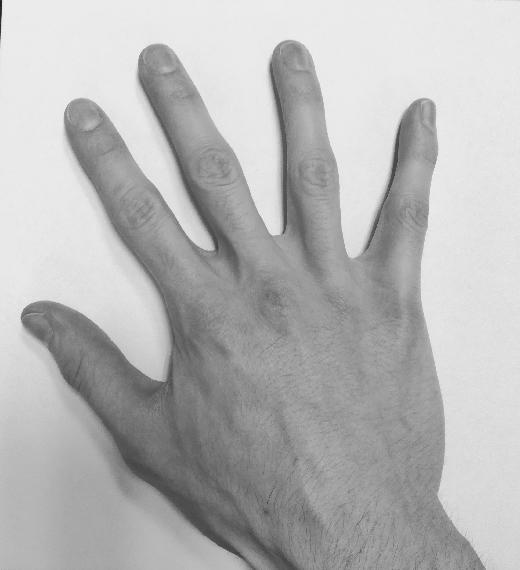
#> input picture TP-ImageRegistration-20241202/Source.jpg, 520 x 570 px
$ jupyter execute TP_ImageRegistration_Images_WAFRA.ipynb
#> lines starting #> are read from the running program, lines starting #| are printed output that depends on the picture
## Image registration

**Deadline**: Upload this notebook (rename it as 'TP-ImageRegistration-Images-YOUR-SURNAME.ipynb') to E-Campus before the deadline (see E-campus for the exact timing).

**Goal**: The goal of this notebook is to implement the algorithms seen today for pixel-based image registration. Please complete the code where you see **XXXXXXXXXXXXXX**

You will first take two pictures of your right hand into two different positions. Please keep the same topology, ie do not bend or stick together two fingers for instance.

If you can't take the pictures, you can use two pictures of my hand (see below).

[cell 1]
if 'google.colab' in str(get_ipython()):
  from google_drive_downloader import GoogleDriveDownloader as gdd
  gdd.download_file_from_google_drive(file_id='1XpgGRo839pBwIhb6h77xoG-NtHEg2DVd',
  dest_path='./Source.jpg')

  from google_drive_downloader import GoogleDriveDownloader as gdd
  gdd.download_file_from_google_drive(file_id='12FKfLjKreAksI3rEcDx4_oEn3qjAzEua',
  dest_path='./Target.jpg')
else:
  print('You are not using Colab. Please define working_dir with the absolute path to the folder where you downloaded the data')

# Please modify working_dir only if you are using your Anaconda (and not Google Colab)
# You should write the absolute path of your working directory with the data
workingDir='./'

We will use the skimage library to read and resize images, you can of course use others (openCV, pillow, scipy, etc.)

[cell 2]
from skimage.io import imread
from skimage.transform import resize

import matplotlib.pyplot as plt
from numpy import linalg as LA
import numpy as np
import scipy.ndimage

The first thing to do is to create a function that creates the transformation matrix T. Please complete the following function following the rules explained in the header of the function.

[cell 3]
def Tmatrix(scale=(1,1), rotationAngle=0, shearAngles=(0,0),translation=(0,0),elation=(0,0),reflection=(False,False)):
    '''
    Transformation matrix defined as the composition of 6 possible geometric
    transformations: Reflection (Re), Rotation (R), Scaling (S), Shear (Sh),
    Translation (T) and Elation (E).
    For the linear transformation part, we assume this composition:
        A = Re * R * S * Sh

    Inputs:
            scale: is a tuple with sx and sy (two scalar values)
            rotationAngle: is an angle in degrees (scalar value)
            shearAngles: is a tuple with the two shear angles in degrees (scalar value)
            translation: is a tuple with tx and ty (scalar values)
            elation: is a tuple containing the elation part (scalar values)
            reflection: is a tuple of Boolean values indicating wheter to reflect with respect to x and y axis

    Output:
            T: the 3x3 transformation matrix (homogeneous coordinates)
    '''

    if len(scale) != 2:
        raise ValueError("scale should be a tuple of length 2")
    if len(shearAngles)!= 2:
        raise ValueError("shearAngles should be a tuple of length 2")
    if len(translation)!= 2:
        raise ValueError("translation should be a tuple of length 2")
    if len(elation)!= 2:
        raise ValueError("elation should be a tuple of length 2")
    if len(reflection)!= 2:
        raise ValueError("reflection should be a tuple of length 2")
    if type(reflection[0])!= bool or type(reflection[1]) != bool:
        raise ValueError("reflection should contain two boolean values")
    if np.ndim(rotationAngle) != 0:
        raise ValueError("rotationAngle should be a scalar")


    # transform angles from degrees to radians

    rotationAngle = np.deg2rad(rotationAngle)
    sx, sy = shearAngles
    sx = ( sx * np.pi)/180
    sy = ( sy * np.pi)/180
    shearAngles = (sx, sy)

    # compute T

    #on définit les matrices pour les transformations linéaires

    #Re
    Re = np.array([[-1 if reflection[0] else 1,  0],[0,  -1 if reflection[1] else 1]])

    # R

    R = np.zeros((2,2))
    R[0][0] = np.cos(rotationAngle) ; R[1][1] = np.cos(rotationAngle) ; R[0][1] = - np.sin(rotationAngle); R[1][0] = np.sin(rotationAngle)

    # Scaling
    S= np.zeros((2,2))
    sx, sy = scale
    S[0][0] = sx ; S[1][1] = sy

    #Shear
    Sh = np.zeros((2,2))
    lx, ly = shearAngles
    Sh[0][0] = 1 ; Sh[1][1] = 1 ; Sh[0][1] = np.tan(lx) ; Sh[1][0] = np.tan(ly)

    # calcul de A

    A = np.dot(np.dot(np.dot(Re, R), S), Sh)

    #déterminons T

    T=np.zeros((3,3))

    #partie "linéaire"

    T[:2, :2] = A

    tx, ty = translation
    T[0][2] = tx
    T[1][2] = ty
    T[2][2] = 1


    return T

Test here, your function.

[cell 4]
## Define Transformation
T=Tmatrix(scale=(1,1), rotationAngle=40, shearAngles=(0,0),translation=(0,0),elation=(0,0),reflection=(False,False))
print(T)

Next, we need to create a function that apply the previously created transformation matrix. We will need to apply it either to 2D points, seen as a [Nx2] numpy array where N is the number of points, or to image coordinates, modeled as a [2xNxM] Numpy array where N and M are the number of rows and columns of the image respectively.

[cell 5]
def applyTransformation(T, points=None, coords=None):
    '''
    Apply geometric transformation to points or image coordinates.
    Transformation is defined by a 3x3 matrix

    Inputs:
        points: Nx2 Numpy array of points
        coordinates: 2xNxM Numpy array of image coordinates
        T: 3x3 matrix trasformation

    Output:
        pm: Nx2 points after transformation
        cm: 2xNxM image coordinates after transformation
    '''
    if points is None and coords is None:
        raise ValueError("Error ! You should provide points and/or coords")

    if points is not None:
        N,d = points.shape
        if d != 2 and N==2:
            print('WARNING ! points should be an array of dimension Nx2'+
                  ' Transposing the array')
            points=points.T
            N,d = points.shape

        if d != 2:
            raise ValueError("Error ! Function works only with 2D points")

        # Transform points into homogeneous coordinates (adding one...)

        points_h=np.insert(points,2,1,axis=1)


        # Apply transformation

        points_t = np.dot(T,points_h.T)

        # If homography, ...

        if T[2][0] != 0 or T[2][1]!=0:
          points_t = points_t / points_t[2,:]

        pm=points_t[:2,:].T

    else:
        pm=None

    if coords is not None:
        d,N,M = coords.shape

        if d != 2:
            raise ValueError("Error ! Function works only with 2D coordinates")

        p = coords.reshape((2,N*M)).T # reshape coordinates as list of points
        # Transform points into homogeneous coordinates (adding one...)
        p_h =np.concatenate((p, np.ones((N*M, 1))), axis=1)

        # Apply transformation
        coor_t=np.dot(T,p_h.T)


        # If homography, ...
        if T[2][0] != 0 or T[2][1]!=0:
          coor_t = coor_t / coor_t[2,:]


        pm = coor_t[:2, :]
        cm = pm.reshape((2,N,M))

    else:
        cm =None

    return pm,cm

Now, we can test the two functions on some data-sets of 2D points. To keep things simple, you will create two data-sets of points.

In the first one, the points will draw an ellipse (ie uniform sampling on an ellipse).
In the secon data-set, the points will draw a square (ie uniform sampling on a square).

You will then try several (at least five) different trasformations and check if your code works well.

[cell 6]
# Ellipse
theta = np.deg2rad(np.arange(0.0, 360.0, 1.0))
a=5
b=1
x =a*np.cos(theta)
y =b*np.sin(theta)
points=np.array([x, y]).T

## Define Transformation
T=Tmatrix(scale=(1,1), rotationAngle=(90), shearAngles=(0,0),translation=(1,1),elation=(0,0),reflection=(False,False))
print(T)
## Apply trasformation
moved = applyTransformation(T, points=points)[0]

fig = plt.figure(figsize=(23, 8))
ax1 = plt.subplot(1, 3, 1)
ax2 = plt.subplot(1, 3, 2)
ax1.scatter(points[:,0],points[:,1])
ax2.scatter(moved[:,0],moved[:,1])

minimum = np.min((ax1.get_xlim(),ax1.get_ylim(),ax2.get_xlim(),ax2.get_ylim()))
maximum = np.max((ax1.get_xlim(),ax1.get_ylim(),ax2.get_xlim(),ax2.get_ylim()))

ax1.set_xlim(minimum*1.2,maximum*1.2)
ax1.set_ylim(minimum*1.2,maximum*1.2)
ax2.set_xlim(minimum*1.2,maximum*1.2)
ax2.set_ylim(minimum*1.2,maximum*1.2)

fig.tight_layout()
plt.show()
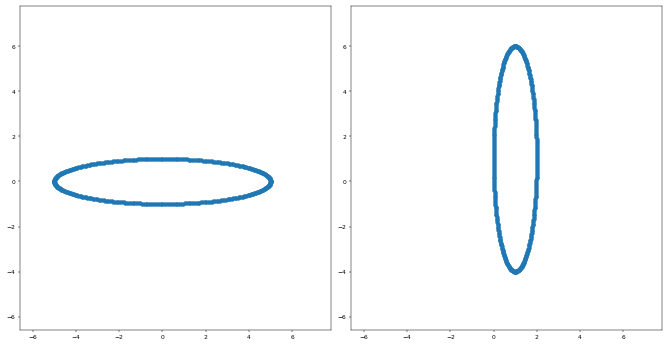
#> figure drawn by matplotlib, 2 panels

[cell 7]
# Square
#x=np.arange(-1, 1,0.2)
#y=np.arange(-1,1,0.2)
#points=np.array([x,y]).T
import numpy as np
import matplotlib.pyplot as plt

# création nuage de points pour le carré
n_points = 100
n_points_per_side = n_points
x1 = np.linspace(-1, 1, n_points_per_side)
y1 = np.full_like(x1, -1)
x2 = np.full_like(y1, 1)
y2 = np.linspace(-1, 1, n_points_per_side)
x3 = np.linspace(1, -1, n_points_per_side)
y3 = np.full_like(x3, 1)
x4 = np.full_like(y1, -1)
y4 = np.linspace(1, -1, n_points_per_side)
x = np.concatenate([x1, x2, x3, x4])
y = np.concatenate([y1, y2, y3, y4])

points = np.array([x, y]).T

## Define Transformation
T=Tmatrix(scale=(1,1), rotationAngle=40, shearAngles=(0,0),translation=(0,0),elation=(0,0),reflection=(False,False))

## Apply trasformation
moved = applyTransformation(T, points=points)[0]

fig = plt.figure(figsize=(23, 8))
ax1 = plt.subplot(1, 3, 1)
ax2 = plt.subplot(1, 3, 2)
ax1.scatter(points[:,0],points[:,1])
ax2.scatter(moved[:,0],moved[:,1])

minimum = np.min((ax1.get_xlim(),ax1.get_ylim(),ax2.get_xlim(),ax2.get_ylim()))
maximum = np.max((ax1.get_xlim(),ax1.get_ylim(),ax2.get_xlim(),ax2.get_ylim()))

ax1.set_xlim(minimum*1.2,maximum*1.2)
ax1.set_ylim(minimum*1.2,maximum*1.2)
ax2.set_xlim(minimum*1.2,maximum*1.2)
ax2.set_ylim(minimum*1.2,maximum*1.2)

fig.tight_layout()
plt.show()
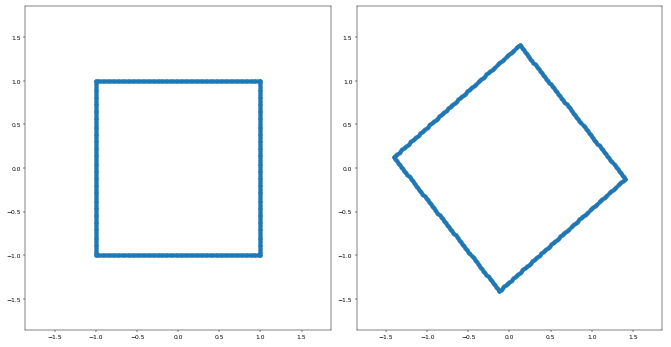
#> figure drawn by matplotlib, 2 panels

Now, we can finally move to images. Here, you can load and plot the two images of your (or mine) right hand. Pixel intensities are normalized in order to be float between 0 and 1.

[cell 8]
SourceIm = imread(workingDir + 'Source.jpg', as_gray=True)
#> SourceIm is the input picture: shape (570, 520); min 29, max 255, mean 181.6
SourceImNorm=(SourceIm - np.amin(SourceIm)) / (np.amax(SourceIm) - np.amin(SourceIm))
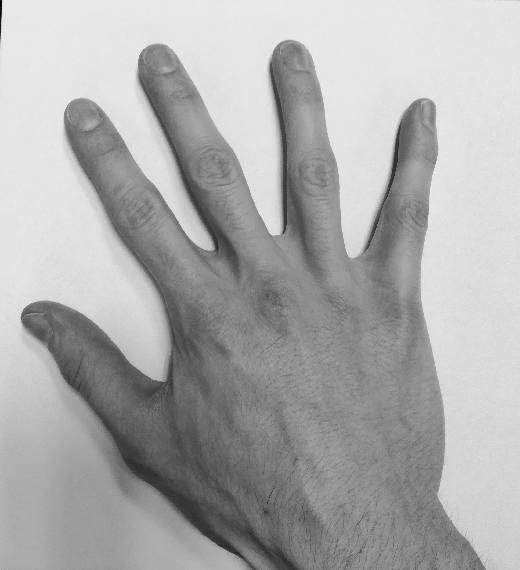
#> SourceImNorm: shape (570, 520) float64; min 0, max 1, mean 0.675
TargetIm = imread(workingDir + 'Target.jpg', as_gray=True)
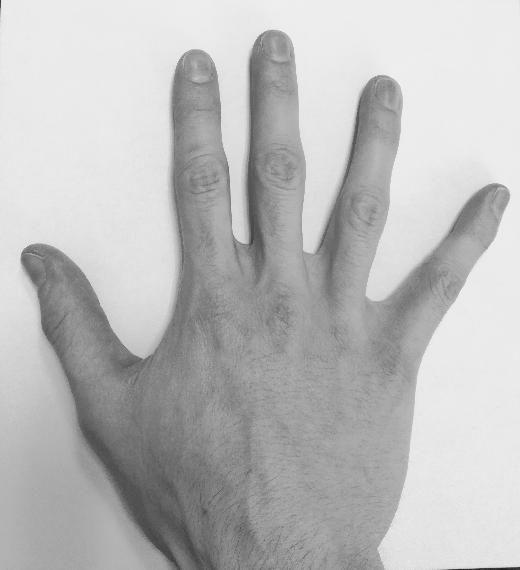
#> input picture TP-ImageRegistration-20241202/Target.jpg, 520 x 570 px
#> TargetIm is the input picture: shape (570, 520); min 29, max 250, mean 187.2
TargetImNorm=(TargetIm - np.amin(TargetIm)) / (np.amax(TargetIm) - np.amin(TargetIm))

fig = plt.figure(figsize=(10, 10))
ax1 = plt.subplot(1, 2, 1)
ax2 = plt.subplot(1, 2, 2)
ax1.imshow(SourceImNorm, cmap='gray')
ax1.set_title('Source image')
ax2.imshow(TargetImNorm, cmap='gray')
ax2.set_title('Target image')
plt.show()

In the following function, you will code the forward warping technique with point splatting.

Theoretically, an image could be associated with a coordinate chart giving the real-world coordinates of each pixel. However, the problem becomes more difficult and in many applications we do not actually have this coordinate chart. Here, you will simply consider the coordinate of a pixel as its row and column position.

In the forward warping, as seen during the lecture of this morning, the coordinates of a pixel of a source image $I$ might not be warped exactly onto the output grid. When it falls within the grid, but not on the grid, we assign (ie splat) the pixel intensity of $I$ to the four neighbour 'corners' of the output grid.

These contributions must be weighted and for this reason a typical solution is to create an 'accumulator'. This is an array of the same size of the output grid which quantifies the number of contributions that each corner of the output grid has received. By simply dividing by the number of contributions (output grid ./ accumulator), we obtain at each corner of the output grid an averaged estimate of the intensity of the transformed image.

[cell 9]
def ForwardWarping(I,T,coords=None,outputShape=None):
    '''
    Apply forward warping to an image I based on a transformation T.
    Transformation is defined by a 3x3 matrix T

    Inputs:
        I: image to transform
        T: 3x3 matrix transformation
        coords: coordinates of the image. If None, the coordinates of a pixel
                are automatically its row and column position
        outputShape: defines the shape of the transformed image.
                     It can be 'None', same shape as the input image I or 'BB',
                     bounding box of the transformed image I_T,  or a tuple/numpy
                     array with 4 elements (min x, max x, min y, max y)

    Output:
        J: transformed image
    '''

    if coords is None:
      coords = np.mgrid[0:I.shape[0], 0:I.shape[1]] # coordinates of the image I
      cm = applyTransformation(T,coords=coords)[1]

      if outputShape is None:
          outputShape=(0,I.shape[0],0,I.shape[1])

      elif outputShape == 'BB':
          #Find extremities bounding box
          bx=int(np.floor(np.min(cm[0,:,:])))
          ux=int(np.ceil(np.max(cm[0,:,:])))
          by=int(np.floor(np.min(cm[1,:,:])))
          uy=int(np.ceil(np.max(cm[1,:,:])))
          outputShape=(bx,ux,by,uy)

      elif isinstance(outputShape, tuple):
          if len(outputShape) != 4:
              raise ValueError("Error ! outputShape should be of length 4")

      elif isinstance(outputShape, np.ndarray):
          if len(outputShape) != 4:
              raise ValueError("Error ! outputShape should be of length 4")
      else:
          raise ValueError("Error ! outputShape should be None, 'BB' or a tuple/numpy array with 4 elements")

      J=np.zeros((outputShape[1]-outputShape[0], outputShape[3]-outputShape[2]))  # transformed image
      acc= np.zeros((outputShape[1]-outputShape[0], outputShape[3]-outputShape[2])) # accumulator

      for i in range(I.shape[0]):
          for j in range(I.shape[1]):

              # transformed coordinate of a pixel
              p=cm[:,i,j]
              x=p[0]
              y=p[1]

              # Check if point is inside outputShape
              if outputShape[0] <= x < outputShape[1]-1 and outputShape[2] <=y < outputShape[3]-1:

                  # translate if necessary, since output image will start from (0,0)
                  # it basically shifts transformed points in the positive quadrant
                  if outputShape[0]<0:
                      x=x+abs(outputShape[0])

                  if outputShape[2]<0:
                      y=y+abs(outputShape[2])

                  # Look for the four corners
                  bl=( int(np.floor(x)),int( np.floor(y)) ) # bottom left
                  br=( int(np.floor(x)+1), int(np.floor(y)) ) # bottom right
                  ul=( int(np.floor(x)), int(np.floor(y)+1)) # up left
                  ur=( int(np.floor(x)+1), int(np.floor(y)+1) ) # up right

                  # Update J and acc
                  J[bl]+=I[i,j];J[br]+=I[i,j];J[ul]+=I[i,j];J[ur]+=I[i,j]

                  acc[bl]+=1; acc[br]+=1;    acc[ul]+=1; acc[ur]+=1

      acc[acc==0]=1
      J=np.divide(J,acc)

    else:
        raise ValueError("Error ! Still not implemented")

    return J

Let's test your implementation of the forward warping with the right hand image. Test with at least 5 different transformation matrices (try different configurations).

[cell 10]
# Resize image (to make it faster...)
X= resize(SourceImNorm, (250,250), anti_aliasing=True)
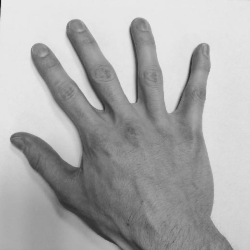
#> X: shape (250, 250) float64; min 0.0932, max 0.922, mean 0.675
T=Tmatrix(scale=(1,1), rotationAngle=0, shearAngles=(45,37),translation=(0,0),elation=(0,0),reflection=(False,False))
print('The transformation matrix T is:\n', T)

Xmf=ForwardWarping(X,T,outputShape=None)
#> after the loop in ForwardWarping, `for i in range(I.shape[0]):`:
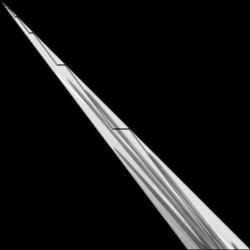
#> J: shape (250, 250) float64; min 0, max 16.26, mean 1.46; drawn with min black and max white
#> after the loop in ForwardWarping, `for i in range(I.shape[0]):`:
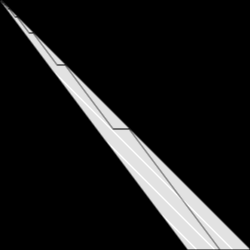
#> acc: shape (250, 250) float64; min 0, max 18, mean 2; drawn with min black and max white
#> after the loop in ForwardWarping, `for i in range(I.shape[0]):`: bl = (248, 186); br = (249, 186); ul = (248, 187); ur = (249, 187)
#> in ForwardWarping, `J=np.divide(J,acc)`:
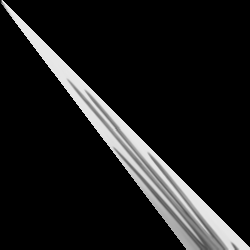
#> J: shape (250, 250) float64; min 0, max 0.922, mean 0.104

fig = plt.figure(figsize=(15, 15))
ax1 = plt.subplot(1, 2, 1)
ax2 = plt.subplot(1, 2, 2)
ax1.imshow(X, cmap='gray')
ax1.set_title('Source image')
ax2.imshow(Xmf, cmap='gray')
ax2.set_title('Forward warped image')
plt.show()

Now, we can implement the Inverse Warping (what is usually used as seen this morning).

As before, you will not use external coordinates, the coordinates of a pixel will be its row and column position.

For the interpolation step, you will implement and use the nearest neighbour tehcnique but you can implement and use otherw (e.g. bilinear, cubic, etc.) if you wish.

[cell 11]
def nearestNeighboutInterp(pM,I,coords=None):
    '''
    Nearest Neighbout interpolation

    Inputs:
        pM: 2D point defining the coordinates to interpolate
        I: image used for interpolation
        coords: coordinates of the image. If None, the coordinates of a pixel
                are automatically its row and column position

    Output:
        value: interpolated value at pM
    '''

    if coords is None:
        # row and column of pM
        r = pM[0]
        c = pM[1]

        # check if r and c are within the domain of I (I.shape)
        if 0<r< I.shape[0]-1 and 0<c< I.shape[1]-1:
                value = I[int(np.round(r)), int(np.round(c))]
        else:
            value=0

    else:
        raise ValueError("Error ! Still not implemented")
        value=0

    return value

def InverseWarping(I,T,coords=None,outputShape=None):
    '''
    Apply inverse warping to an image I based on a transformation T.
    Transformation is defined by a 3x3 matrix

    Inputs:
        I: image to transform
        T: 3x3 matrix trasformation
        coords: coordinates of the image. If None, the coordinates of a pixel
                are automatically its row and column position
        outputShape: defines the shape of the transformed image.
                     It can be 'None', same shape as the input image I or 'BB',
                     bounding box of the transformed image I_T,  or a tuple/numpy
                     array with 4 elements (min x, max x, min y, max y)


    Output:
        J: transformed image
    '''

    if coords is None:

        if outputShape is None:
            outputShape=(0,I.shape[0],0,I.shape[1])

        elif outputShape == 'BB':
            coords = np.mgrid[0:I.shape[0], 0:I.shape[1]] # coordinates
            cm = applyTransformation(T,coords=coords)[1]
            #Find extremities bounding box
            bx=int(np.floor(np.min(cm[0,:,:])))
            ux=int(np.ceil(np.max(cm[0,:,:])))
            by=int(np.floor(np.min(cm[1,:,:])))
            uy=int(np.ceil(np.max(cm[1,:,:])))
            outputShape=(bx,ux,by,uy)

        elif isinstance(outputShape, tuple):
            if len(outputShape) != 4:
                raise ValueError("Error ! outputShape should be of length 4")

        elif isinstance(outputShape, np.ndarray):
            if len(outputShape) != 4:
                raise ValueError("Error ! outputShape should be of length 4")
        else:
            raise ValueError("Error ! outputShape should be None, 'BB' or a tuple/numpy array with 4 elements")

        J= np.zeros((outputShape[1]-outputShape[0], outputShape[3]-outputShape[2]))

        for i in range(J.shape[0]):
            for j in range(J.shape[1]):

                p=[i,j] # coordinate of a pixel to transform
                pM = np.dot(np.linalg.inv(T),np.array([i,j,1]).T).T # transformed coordinate

                if pM[-1] != 0:
                  pM = [pM[0]/pM[2],pM[1]/pM[2]] # normalization in case of homography

                  # shifting since the first pixel will be in (0,0) in the output image
                  if outputShape[0]<0:
                      x=i+abs(outputShape[0])
                  else:
                      x=i
                  if outputShape[2]<0:
                      y=j+abs(outputShape[2])
                  else:
                      y=j

                  J[x,y]=nearestNeighboutInterp(pM,I)

    else:
        raise ValueError("Error ! Still not implemented")

    return J

Let's test the inverse warping and compare it with the implementation of scipy. Test with at least 5 different transformation matrices (try different onfigurations).
Be careful, the implementation of scipy works only with affine transformations.
You can use other implementations from opencv or skimage (even for the projective transformations) if you want.

[cell 12]
T=Tmatrix(scale=(1,0.5), rotationAngle=45, shearAngles=(34,0),translation=(10,-5),elation=(0,0),reflection=(False,False))
print('The transformation matrix T is:\n', T)

Xmi=InverseWarping(X,T,outputShape=None)
#> after the loop in InverseWarping, `for i in range(J.shape[0]):`:
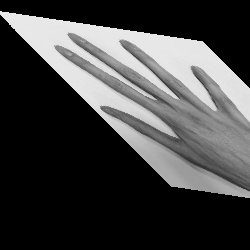
#> J: shape (250, 250) float64; min 0, max 0.917, mean 0.262
#
fig = plt.figure(figsize=(15, 15))
ax1 = plt.subplot(1, 2, 1)
ax2 = plt.subplot(1, 2, 2)
ax1.imshow(X, cmap='gray')
ax1.set_title('Source image')
ax2.imshow(Xmi, cmap='gray')
ax2.set_title('Inverse warped image')
plt.show()


# Only for affine transformations
if T[2,0] ==0 and T[2,1] ==0:
  J=scipy.ndimage.affine_transform(X, LA.inv(T),order=0)
  fig = plt.figure(figsize=(15, 15))
  ax1 = plt.subplot(1, 2, 1)
  ax2 = plt.subplot(1, 2, 2)
  ax1.imshow(X, cmap='gray')
  ax1.set_title('Source image')
  ax2.imshow(J, cmap='gray')
  ax2.set_title('Scipy transformed image')
  plt.show()
